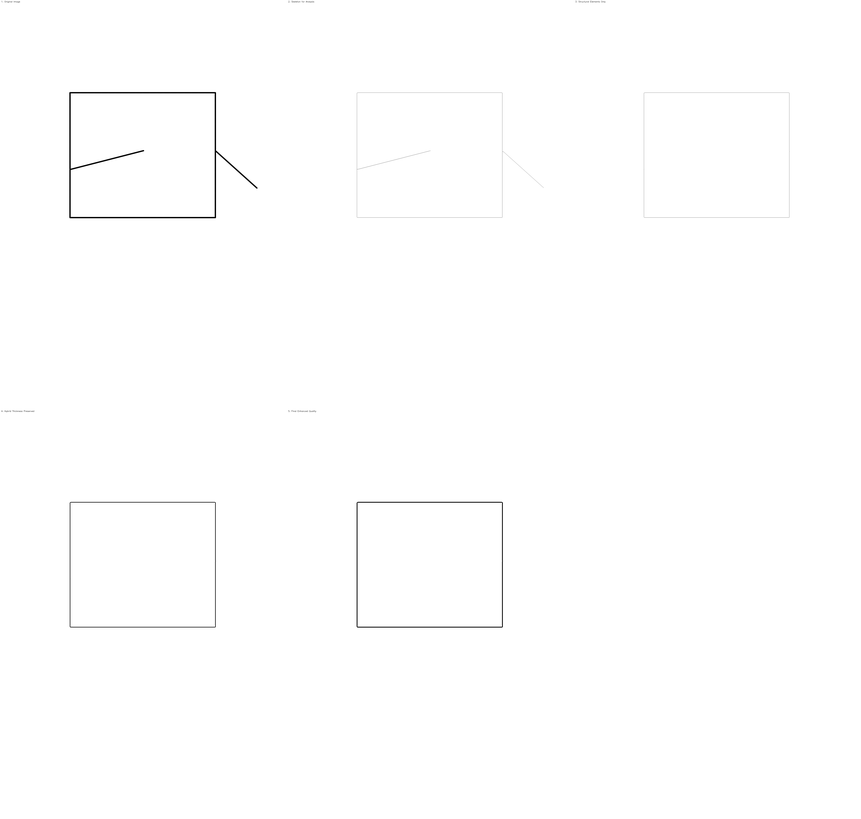
#> input picture api_test/10_comparison_all.png, 861 x 819 px, shrunk from 7440 x 7076 before the run
$ python -i image_io.py   (imports and definitions only)
#> lines starting #> are read from the running program, lines starting #| are printed output that depends on the picture; after the words box and inside, x2 and y2 are one past the last pixel; in counts of white or black regions, pixels touching at a corner belong together
#> further down, picture is the input picture: shape (819, 861, 3); min 0, max 255, mean 254.3
"""
Reading the drawing and cropping it to its content.
"""

import logging

import cv2
import numpy as np
from PIL import Image

logger = logging.getLogger(__name__)


def read_drawing(image_path, dpi_info=None, format_info=None):
    """
    Read the drawing as a grayscale array and return it with its DPI and format.

    ``image_path`` is a file path or an array. A file is read with Pillow so the DPI
    tag and the format are kept; OpenCV is the fallback. ``dpi_info`` and
    ``format_info`` given by the caller win over the file's own values.
    """
    if not isinstance(image_path, str):
        logger.info(f"Using provided numpy array. Shape: {image_path.shape}")
        return image_path, dpi_info, format_info
    try:
        pil_image = Image.open(image_path)
        if format_info is None:
            format_info = pil_image.format
            logger.info(f"Image format: {format_info}")
        if dpi_info is None and hasattr(pil_image, 'info') and 'dpi' in pil_image.info:
            dpi_info = pil_image.info['dpi']
            logger.info(f"Image DPI: {dpi_info}")
        image = np.array(pil_image.convert('L'))
        logger.info(f"Image read successfully. Shape: {image.shape}")
    except Exception as e:
        logger.info(f"Error reading with Pillow: {e}")
        image = cv2.imread(image_path, cv2.IMREAD_GRAYSCALE)
        if image is None:
            raise ValueError(f"Could not read image at {image_path}")
        logger.info(f"Image read with OpenCV. Shape: {image.shape}")
    return image, dpi_info, format_info


def crop_to_content(image, padding=10):
    """
    Crop image to content boundaries with configurable padding.

    Analyzes the input image to determine the minimal bounding rectangle containing
    all non-background content, then crops to this region with additional padding.
    Useful for removing excessive whitespace from processed lithic drawings.

    Parameters
    ----------
    image : numpy.ndarray
        Input image as numpy array. Handles both grayscale and binary images.
    padding : int, optional
        Additional padding pixels around detected content boundaries (default: 10).

    Returns
    -------
    tuple
        cropped_image : numpy.ndarray
            Image cropped to content boundaries with specified padding.
        bbox : tuple
            Bounding box coordinates as (x, y, width, height) describing the crop region.

    Notes
    -----
    Content detection assumes that background pixels have higher intensity values
    than foreground content, which is standard for lithic drawing processing where
    drawings are dark lines on light backgrounds.
    """
#> called with padding = 10
    # If image is grayscale, convert to 3 channels for consistent handling
    if len(image.shape) == 2:
        img_for_crop = cv2.cvtColor(image, cv2.COLOR_GRAY2BGR)
    else:
        img_for_crop = image.copy()

    # Convert to grayscale for finding bounds
    gray = cv2.cvtColor(img_for_crop, cv2.COLOR_BGR2GRAY)

    # Threshold to binary
    _, thresh = cv2.threshold(gray, 250, 255, cv2.THRESH_BINARY_INV)
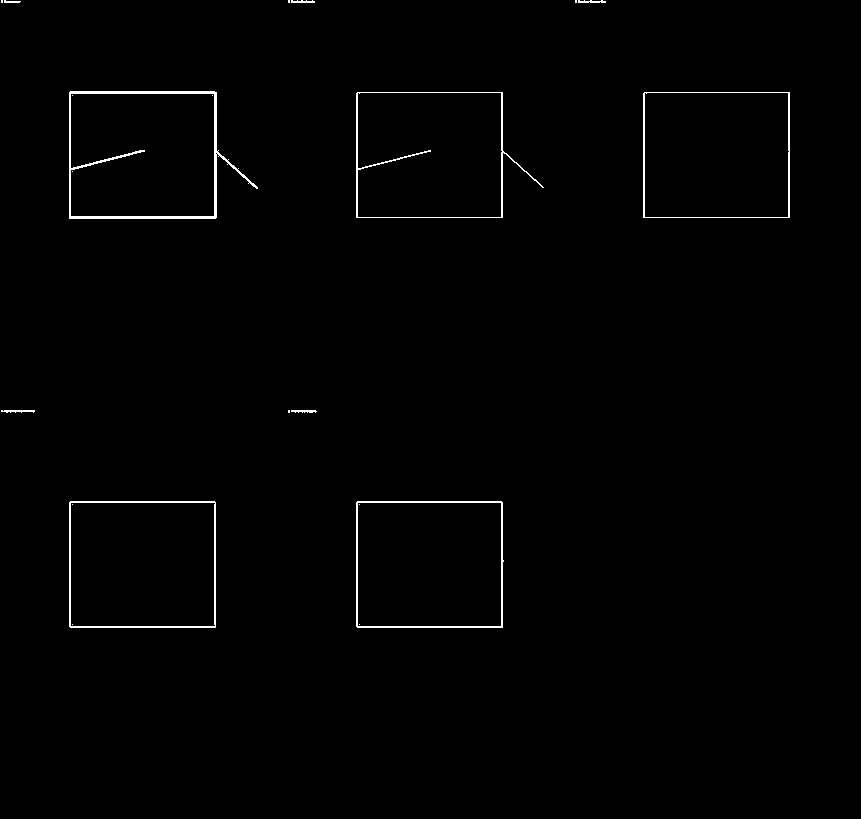
#> thresh: shape (819, 861); 0.86% white in thin lines or dots, all inside (x1, y1, x2, y2) = (1, 0, 790, 628)

    # Find contours
    contours, _ = cv2.findContours(thresh, cv2.RETR_EXTERNAL, cv2.CHAIN_APPROX_SIMPLE)
#> contours = 14 contours, 5 with area under 20; largest, box (x1, y1, x2, y2) and area: (69, 91, 258, 219) 18753, (356, 501, 504, 628) 18396, (69, 501, 216, 628) 18394, (356, 92, 544, 218) 18288, (643, 92, 790, 218) 18250

    # Get bounding box for all contours
    if contours:
        x_min, y_min = image.shape[1], image.shape[0]
#> x_min = 861; y_min = 819
        x_max, y_max = 0, 0

        for contour in contours:
            x, y, w, h = cv2.boundingRect(contour)
            x_min = min(x_min, x)
            y_min = min(y_min, y)
            x_max = max(x_max, x + w)
            y_max = max(y_max, y + h)
#> this loop made 14 passes
#> (x, y, w, h, x_min, y_min, x_max) on passes 1, 2, 3, 5, 6, 7, 8, 9, 11, 13: (356, 501, 148, 127, 356, 501, 504), (69, 501, 147, 127, 69, 501, 504), (291, 410, 26, 3, 69, 410, 504), (1, 410, 34, 3, 1, 410, 504), (643, 92, 147, 126, 1, 92, 790), (356, 92, 188, 126, 1, 92, 790), (69, 91, 189, 128, 1, 91, 790), (578, 0, 28, 3, 1, 0, 790), (291, 0, 24, 3, 1, 0, 790), (4, 0, 17, 3, 1, 0, 790)
#> (contour, x, y, w, h, x_min, y_min, x_max) on passes 4, 10, 12, 14: ([[288, 410], [288, 412], [289, 412], [289, 410]], 288, 410, 2, 3, 69, 410, 504), ([[575, 0], [575, 2], [576, 2], [576, 0]], 575, 0, 2, 3, 1, 0, 790), ([[288, 0], [288, 2], [289, 2], [289, 0]], 288, 0, 2, 3, 1, 0, 790), ([[1, 0], [1, 2], [2, 2], [2, 0]], 1, 0, 2, 3, 1, 0, 790)

        # Add padding
        x_min = max(0, x_min - padding)
#> x_min = 0
        y_min = max(0, y_min - padding)
        x_max = min(image.shape[1], x_max + padding)
#> x_max = 800
        y_max = min(image.shape[0], y_max + padding)
#> y_max = 638

        # Crop the image
        return image[y_min:y_max, x_min:x_max]
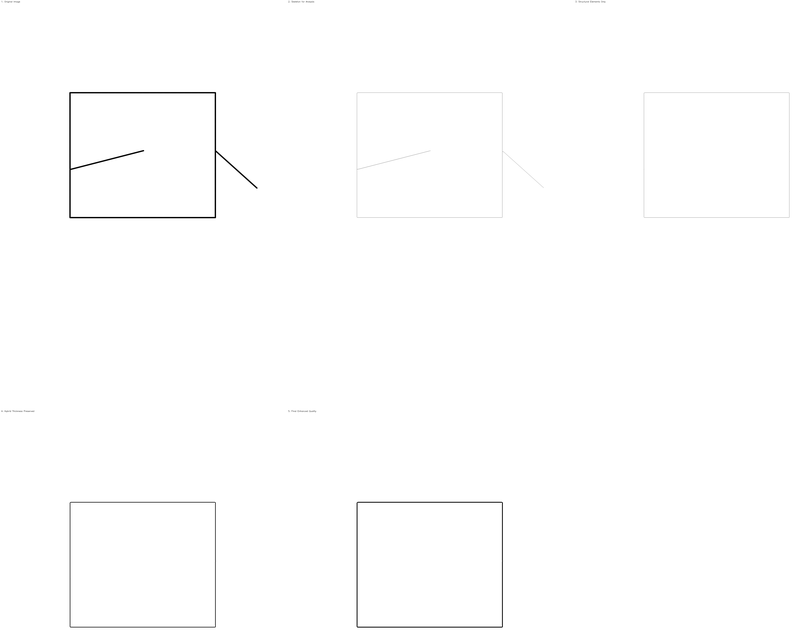
#> returned value: shape (638, 800, 3); min 0, max 255, mean 254

    # If no contours found, return original
    return image

>>> import cv2
>>> picture = cv2.imread('../../api_test/10_comparison_all.png')
>>> result = crop_to_content(picture)

$ run again, on api_test/1_original_image.png
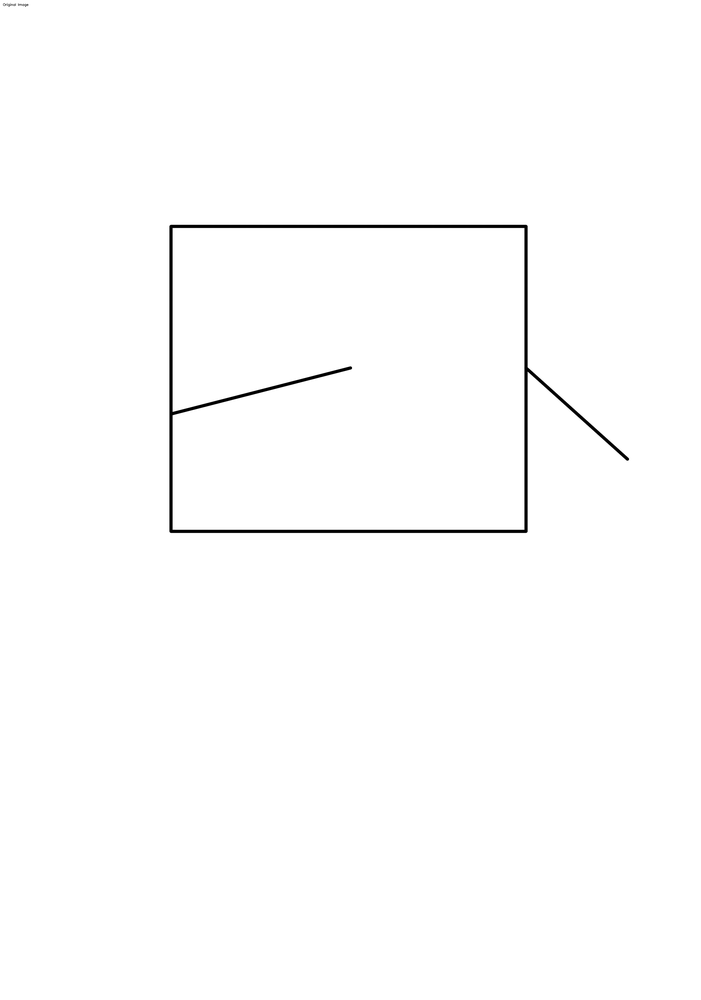
#> input picture api_test/1_original_image.png, 701 x 1000 px, shrunk from 2480 x 3538 before the run
#> picture is the input picture: shape (1000, 701, 3); min 0, max 255, mean 253.1
#> in crop_to_content, `_, thresh = cv2.threshold(gray, 250, 255, cv2.THRESH_BINARY_INV)`:
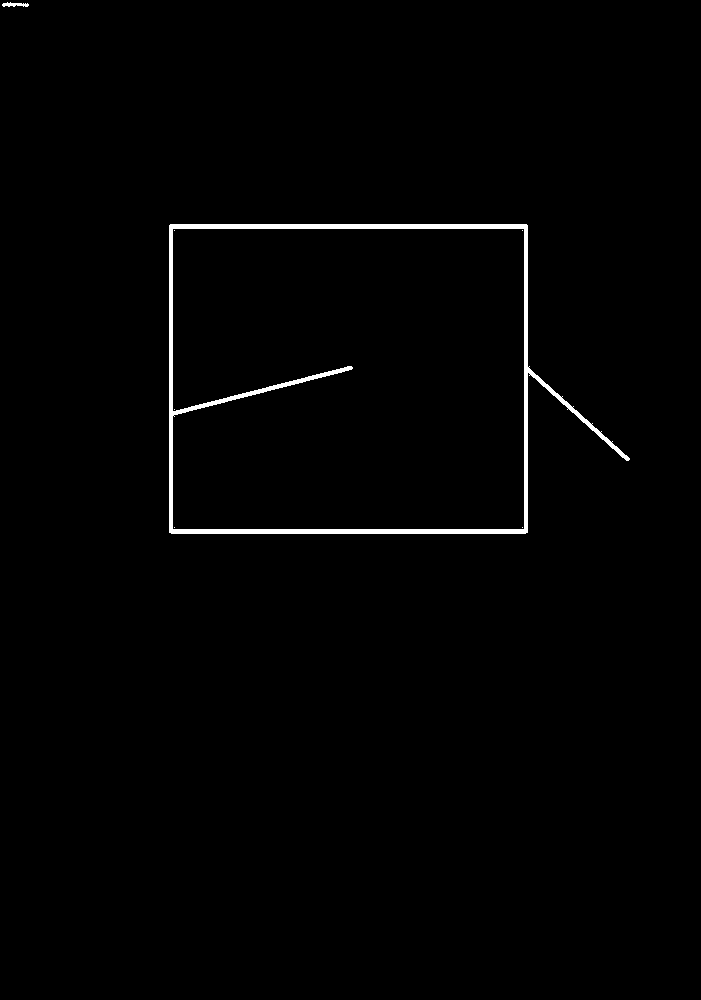
#> thresh: shape (1000, 701); 1.1% white; 7 white regions (5 under 20 px)
#> contours = 2 contours; box (x1, y1, x2, y2) and area: (169, 224, 630, 534) 111096, (2, 2, 29, 7) 59
#> the loop in crop_to_content, `for contour in contours:` made 2 passes
#> (x, y, w, h, x_min, y_min, x_max, y_max) on passes 1 to 2: (169, 224, 461, 310, 169, 224, 630, 534), (2, 2, 27, 5, 2, 2, 630, 534)
#> in crop_to_content, `x_min = max(0, x_min - padding)`: x_min = 0
#> in crop_to_content, `x_max = min(image.shape[1], x_max + padding)`: x_max = 640
#> in crop_to_content, `y_max = min(image.shape[0], y_max + padding)`: y_max = 544
#> in crop_to_content, `return image[y_min:y_max, x_min:x_max]`:
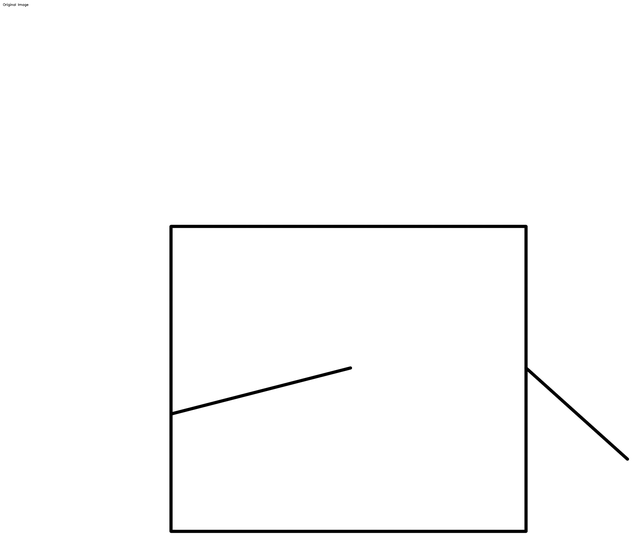
#> returned value: shape (544, 640, 3); min 0, max 255, mean 251.2
